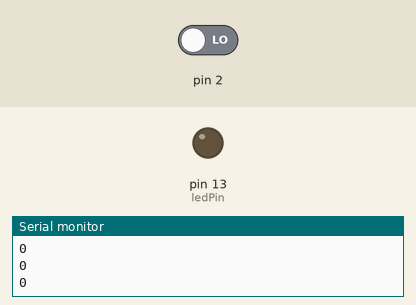
Simulated run of this sketch. Board: Arduino Uno, built with avr-gcc and run on an emulated ATmega328P. On the bench: output pins drawn as LEDs (lit = HIGH), the last lines printed to the serial monitor. The test bench sets the inputs (shaded band); at power-on: pin 2 LOW.

Above: at 1.2 s.
1.3 s: pin 2 driven HIGH
At 1.8 s:
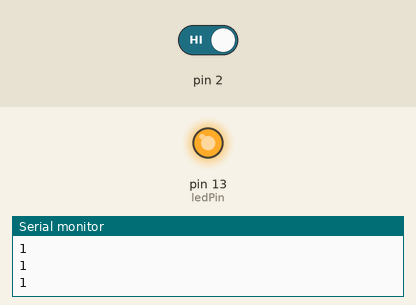
2.9 s: pin 2 driven LOW
At 4.3 s:
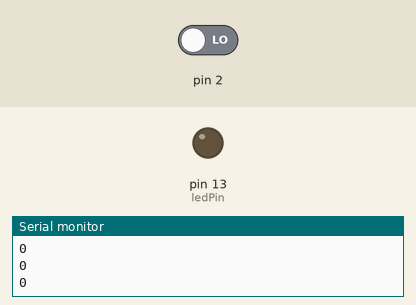
Timing chart, 0 to 5.9 s (numbered marks = the images above; inputs shaded):
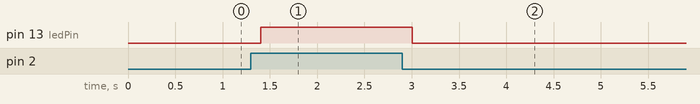

The sketch:

vibration.ino
```cpp
const int ledPin=13;
void setup() {
    Serial.begin(9600);
    pinMode(ledPin,OUTPUT);
}

void loop() {
    int sensorState = digitalRead(2);
    Serial.println(sensorState);
    delay(100);
    if(sensorState == HIGH)
    {
        digitalWrite(ledPin,HIGH);
    }
    else
    {
        digitalWrite(ledPin,LOW);
    }
}
```

Measured:
- after the input at 1.3 s, pin 13 (ledPin): LOW → HIGH after 0.10 s
- after the input at 2.9 s, pin 13 (ledPin): HIGH → LOW after 0.10 s
